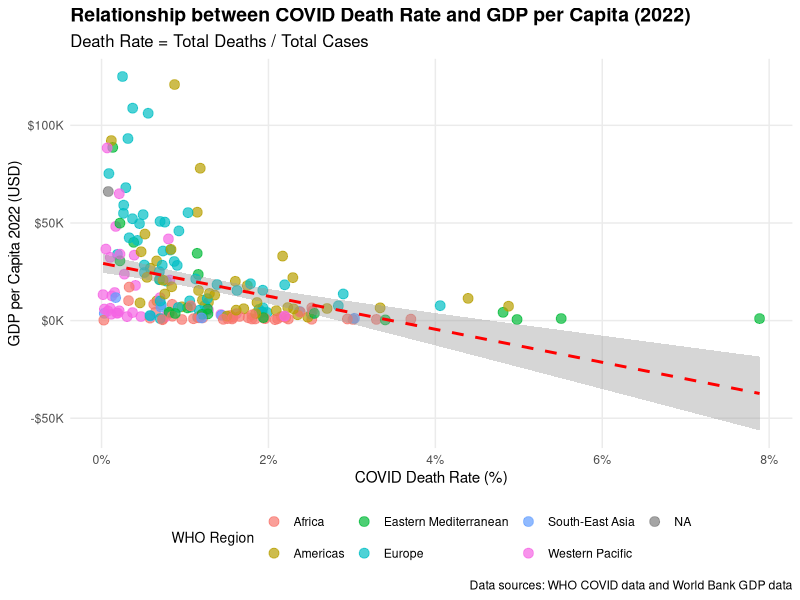
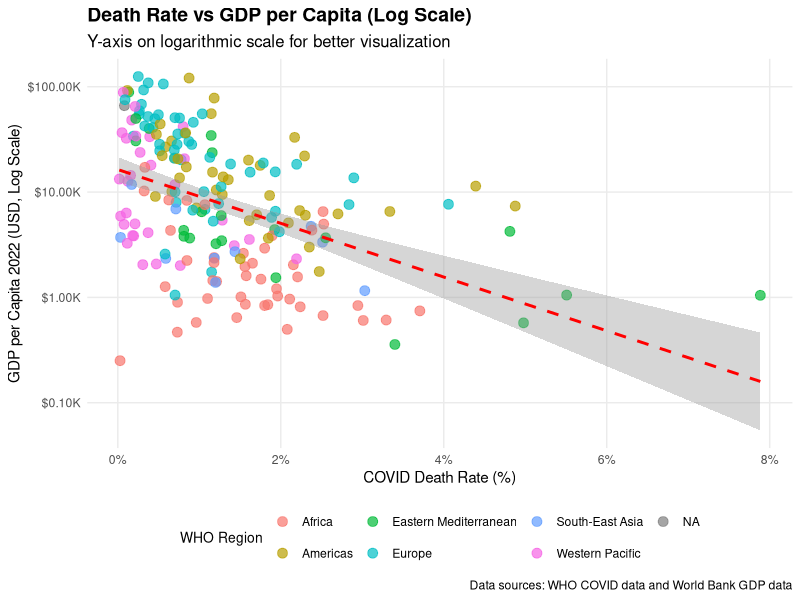
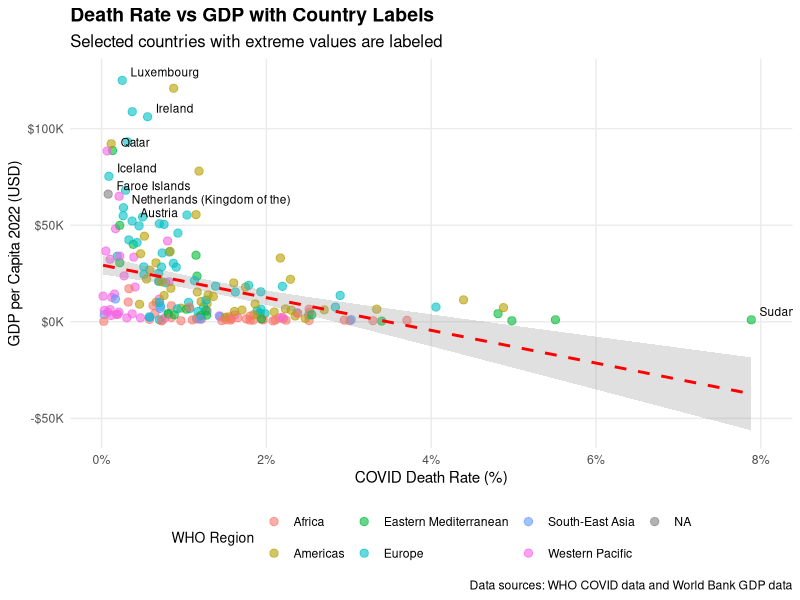
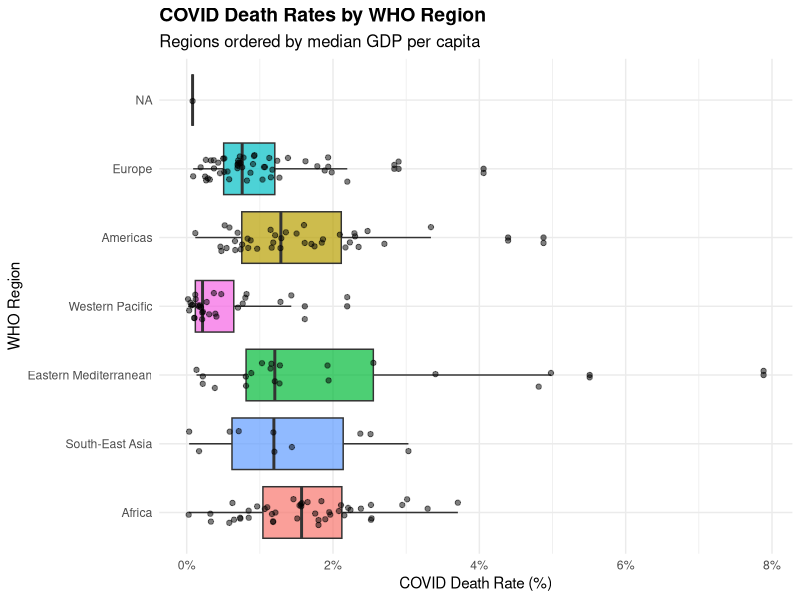
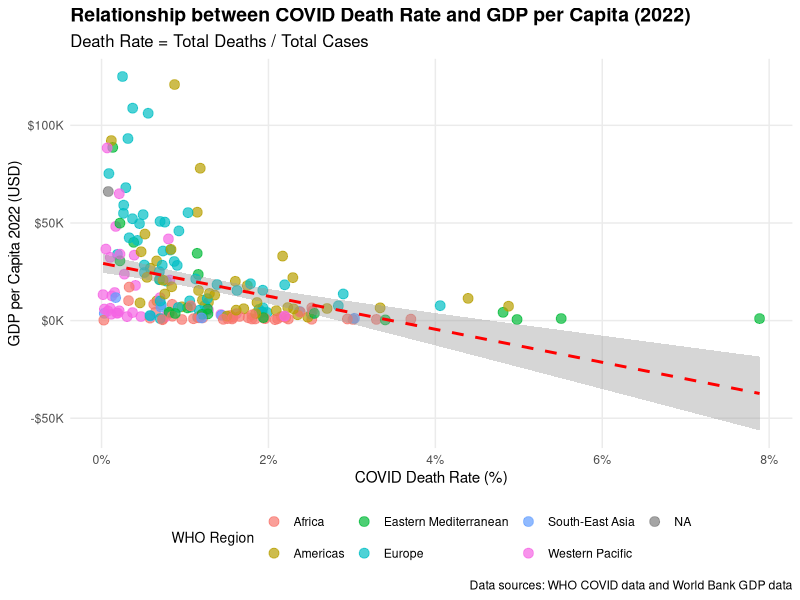
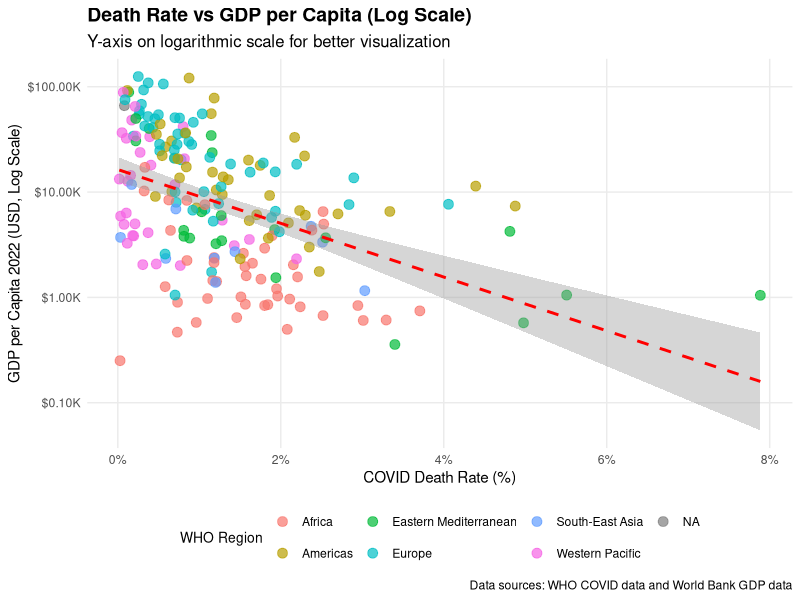
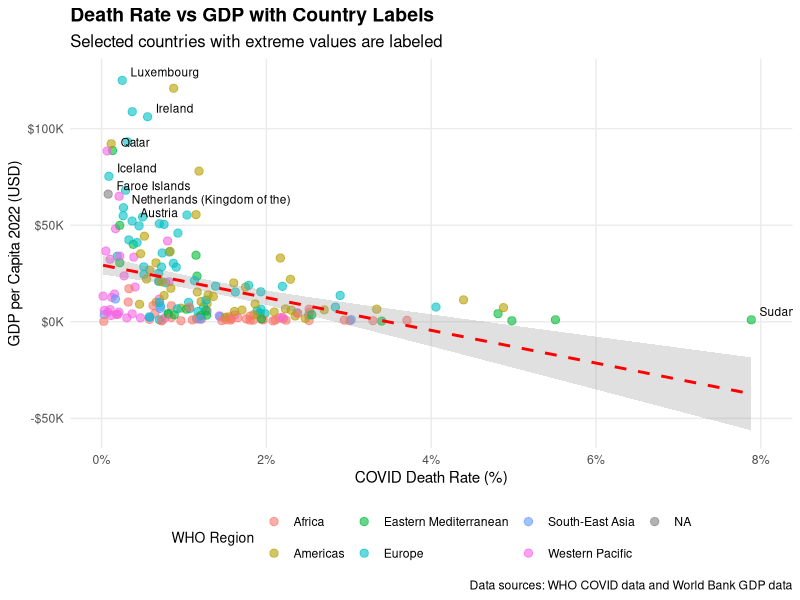
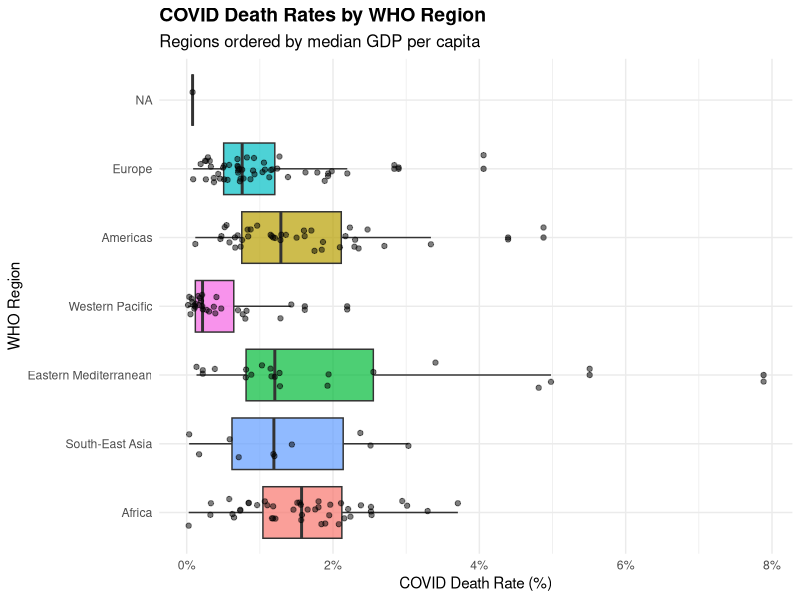

Source code (R) for these figures, in order:
# R Code to Visualize Relationship between Death Rate and GDP per Capita
# X-axis: Death Rate (Total Deaths / Total Cases)
# Y-axis: GDP per capita 2022

# Load required libraries
library(ggplot2)
library(dplyr)
library(readr)
library(scales)

# Read the merged data
print("Reading merged COVID-GDP data...")
data <- read_csv("covid_gdp_merged_improved.csv")

# Prepare data for visualization
plot_data <- data %>%
  filter(!is.na(GDP_per_capita_2022) & 
         !is.na(`Cases - cumulative total`) & 
         !is.na(`Deaths - cumulative total`) &
         `Cases - cumulative total` > 0 &  # Avoid division by zero
         `Deaths - cumulative total` >= 0) %>%
  # Calculate death rate as deaths/cases
  mutate(
    Death_Rate = `Deaths - cumulative total` / `Cases - cumulative total`,
    Death_Rate_Percent = Death_Rate * 100
  ) %>%
  # Remove extreme outliers for better visualization
  filter(Death_Rate <= 0.15 &  # Remove death rates above 15%
         GDP_per_capita_2022 < 150000)  # Remove extreme GDP outliers

print(paste("Number of countries in visualization:", nrow(plot_data)))
print(paste("Death rate range:", round(min(plot_data$Death_Rate_Percent), 2), "% to", round(max(plot_data$Death_Rate_Percent), 2), "%"))

# Create the main scatter plot
p1 <- ggplot(plot_data, aes(x = Death_Rate_Percent, y = GDP_per_capita_2022)) +
  geom_point(aes(color = `WHO Region`), alpha = 0.7, size = 3) +
  geom_smooth(method = "lm", se = TRUE, color = "red", linetype = "dashed") +
  scale_y_continuous(labels = scales::dollar_format(prefix = "$", suffix = "K", scale = 0.001)) +
  scale_x_continuous(labels = scales::percent_format(scale = 1)) +
  labs(
    title = "Relationship between COVID Death Rate and GDP per Capita (2022)",
    subtitle = "Death Rate = Total Deaths / Total Cases",
    x = "COVID Death Rate (%)",
    y = "GDP per Capita 2022 (USD)",
    color = "WHO Region",
    caption = "Data sources: WHO COVID data and World Bank GDP data"
  ) +
  theme_minimal() +
  theme(
    plot.title = element_text(size = 14, face = "bold"),
    plot.subtitle = element_text(size = 12),
    axis.title = element_text(size = 11),
    legend.position = "bottom",
    legend.title = element_text(size = 10),
    panel.grid.minor = element_blank()
  )

# Display the plot
print(p1)

# Save the plot
ggsave("death_rate_vs_gdp.png", plot = p1, width = 12, height = 8, dpi = 300)

# Create a log-scale version for better visualization
p2 <- ggplot(plot_data, aes(x = Death_Rate_Percent, y = GDP_per_capita_2022)) +
  geom_point(aes(color = `WHO Region`), alpha = 0.7, size = 3) +
  geom_smooth(method = "lm", se = TRUE, color = "red", linetype = "dashed") +
  scale_y_log10(labels = scales::dollar_format(prefix = "$", suffix = "K", scale = 0.001)) +
  scale_x_continuous(labels = scales::percent_format(scale = 1)) +
  labs(
    title = "Death Rate vs GDP per Capita (Log Scale)",
    subtitle = "Y-axis on logarithmic scale for better visualization",
    x = "COVID Death Rate (%)",
    y = "GDP per Capita 2022 (USD, Log Scale)",
    color = "WHO Region",
    caption = "Data sources: WHO COVID data and World Bank GDP data"
  ) +
  theme_minimal() +
  theme(
    plot.title = element_text(size = 14, face = "bold"),
    plot.subtitle = element_text(size = 12),
    axis.title = element_text(size = 11),
    legend.position = "bottom",
    legend.title = element_text(size = 10),
    panel.grid.minor = element_blank()
  )

# Display the log-scale plot
print(p2)

# Save the log-scale plot
ggsave("death_rate_vs_gdp_log.png", plot = p2, width = 12, height = 8, dpi = 300)

# Identify countries with extreme death rates or GDP for labeling
extreme_countries <- plot_data %>%
  filter(
    (Death_Rate_Percent > 4 & GDP_per_capita_2022 > 30000) |  # High death rate, high GDP
    (Death_Rate_Percent > 6) |  # Very high death rate
    (Death_Rate_Percent < 0.5 & GDP_per_capita_2022 > 50000) |  # Very low death rate, high GDP
    (GDP_per_capita_2022 > 80000)  # Very high GDP
  )

# Create a plot with country labels
p3 <- ggplot(plot_data, aes(x = Death_Rate_Percent, y = GDP_per_capita_2022)) +
  geom_point(aes(color = `WHO Region`), alpha = 0.6, size = 2.5) +
  geom_smooth(method = "lm", se = TRUE, color = "red", linetype = "dashed", alpha = 0.3) +
  geom_text(data = extreme_countries, 
            aes(label = Country), 
            size = 3, 
            hjust = 0, 
            vjust = 0, 
            nudge_x = 0.1, 
            nudge_y = 2000,
            check_overlap = TRUE) +
  scale_y_continuous(labels = scales::dollar_format(prefix = "$", suffix = "K", scale = 0.001)) +
  scale_x_continuous(labels = scales::percent_format(scale = 1)) +
  labs(
    title = "Death Rate vs GDP with Country Labels",
    subtitle = "Selected countries with extreme values are labeled",
    x = "COVID Death Rate (%)",
    y = "GDP per Capita 2022 (USD)",
    color = "WHO Region",
    caption = "Data sources: WHO COVID data and World Bank GDP data"
  ) +
  theme_minimal() +
  theme(
    plot.title = element_text(size = 14, face = "bold"),
    plot.subtitle = element_text(size = 12),
    axis.title = element_text(size = 11),
    legend.position = "bottom",
    legend.title = element_text(size = 10),
    panel.grid.minor = element_blank()
  )

# Display the labeled plot
print(p3)

# Save the labeled plot
ggsave("death_rate_vs_gdp_labeled.png", plot = p3, width = 14, height = 10, dpi = 300)

# Calculate and display correlation
correlation <- cor(plot_data$Death_Rate_Percent, 
                   plot_data$GDP_per_capita_2022, 
                   use = "complete.obs")

print(paste("Correlation coefficient between death rate and GDP:", round(correlation, 3)))

# Create summary statistics by WHO Region
regional_summary <- plot_data %>%
  group_by(`WHO Region`) %>%
  summarise(
    Countries = n(),
    Avg_Death_Rate = round(mean(Death_Rate_Percent), 2),
    Median_Death_Rate = round(median(Death_Rate_Percent), 2),
    Avg_GDP = round(mean(GDP_per_capita_2022), 0),
    .groups = 'drop'
  ) %>%
  arrange(desc(Avg_GDP))

print("Summary by WHO Region:")
print(regional_summary)

# Show countries with highest and lowest death rates
print("\nTop 10 countries by death rate:")
top_death_rate <- plot_data %>%
  arrange(desc(Death_Rate_Percent)) %>%
  select(Country, `WHO Region`, Death_Rate_Percent, GDP_per_capita_2022, 
         `Cases - cumulative total`, `Deaths - cumulative total`) %>%
  head(10)
print(top_death_rate)

print("\nBottom 10 countries by death rate:")
bottom_death_rate <- plot_data %>%
  arrange(Death_Rate_Percent) %>%
  select(Country, `WHO Region`, Death_Rate_Percent, GDP_per_capita_2022, 
         `Cases - cumulative total`, `Deaths - cumulative total`) %>%
  head(10)
print(bottom_death_rate)

# Create a boxplot by WHO Region for death rates
p4 <- ggplot(plot_data, aes(x = reorder(`WHO Region`, GDP_per_capita_2022, median), 
                           y = Death_Rate_Percent)) +
  geom_boxplot(aes(fill = `WHO Region`), alpha = 0.7) +
  geom_jitter(width = 0.2, alpha = 0.5) +
  coord_flip() +
  scale_y_continuous(labels = scales::percent_format(scale = 1)) +
  labs(
    title = "COVID Death Rates by WHO Region",
    subtitle = "Regions ordered by median GDP per capita",
    x = "WHO Region",
    y = "COVID Death Rate (%)",
    fill = "WHO Region"
  ) +
  theme_minimal() +
  theme(
    plot.title = element_text(size = 14, face = "bold"),
    plot.subtitle = element_text(size = 12),
    axis.title = element_text(size = 11),
    legend.position = "none"
  )

print(p4)
ggsave("death_rate_by_region_boxplot.png", plot = p4, width = 12, height = 8, dpi = 300)

# Summary statistics
print("\nOverall Death Rate Statistics:")
death_rate_stats <- plot_data %>%
  summarise(
    Countries = n(),
    Mean_Death_Rate = round(mean(Death_Rate_Percent), 2),
    Median_Death_Rate = round(median(Death_Rate_Percent), 2),
    Min_Death_Rate = round(min(Death_Rate_Percent), 2),
    Max_Death_Rate = round(max(Death_Rate_Percent), 2),
    Std_Dev = round(sd(Death_Rate_Percent), 2)
  )
print(death_rate_stats)

print("Visualization completed!")
print("Generated plots:")
print("1. death_rate_vs_gdp.png - Main scatter plot")
print("2. death_rate_vs_gdp_log.png - Log scale version")
print("3. death_rate_vs_gdp_labeled.png - With country labels")
print("4. death_rate_by_region_boxplot.png - Boxplot by WHO region")
